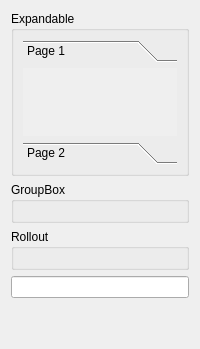
      <widget class="QWidget" name="tab_28">
       <attribute name="title">
        <string>Custom</string>
       </attribute>
       <layout class="QVBoxLayout" name="verticalLayout_22">
        <item>
         <widget class="QGroupBox" name="groupBox_17">
          <property name="title">
           <string>Expandable</string>
          </property>
          <property name="expandable" stdset="0">
           <bool>true</bool>
          </property>
          <layout class="QVBoxLayout" name="verticalLayout_23">
           <item>
            <widget class="QToolBox" name="toolBox">
             <property name="currentIndex">
              <number>0</number>
             </property>
             <widget class="QWidget" name="page">
              <property name="geometry">
               <rect>
                <x>0</x>
                <y>0</y>
                <width>981</width>
                <height>101</height>
               </rect>
              </property>
              <attribute name="label">
               <string>Page 1</string>
              </attribute>
             </widget>
             <widget class="QWidget" name="page_2">
              <property name="geometry">
               <rect>
                <x>0</x>
                <y>0</y>
                <width>96</width>
                <height>26</height>
               </rect>
              </property>
              <attribute name="label">
               <string>Page 2</string>
              </attribute>
             </widget>
            </widget>
           </item>
          </layout>
         </widget>
        </item>
        <item>
         <widget class="QGroupBox" name="groupBox_18">
          <property name="title">
           <string>GroupBox</string>
          </property>
          <property name="expandable" stdset="0">
           <bool>true</bool>
          </property>
          <layout class="QVBoxLayout" name="verticalLayout_24">
           <item>
            <widget class="QStackedWidget" name="stackedWidget">
             <widget class="QWidget" name="page_3"/>
             <widget class="QWidget" name="page_4"/>
            </widget>
           </item>
          </layout>
         </widget>
        </item>
        <item>
         <widget class="QGroupBox" name="groupBox_19">
          <property name="title">
           <string>Rollout</string>
          </property>
          <property name="expandable" stdset="0">
           <bool>true</bool>
          </property>
          <layout class="QFormLayout" name="formLayout">
           <property name="fieldGrowthPolicy">
            <enum>QFormLayout::FieldsStayAtSizeHint</enum>
           </property>
           <property name="labelAlignment">
            <set>Qt::AlignRight|Qt::AlignTrailing|Qt::AlignVCenter</set>
           </property>
          </layout>
         </widget>
        </item>
        <item>
         <widget class="QFrame" name="thumbnail_frame">
          <property name="lineWidth">
           <number>0</number>
          </property>
          <layout class="QVBoxLayout" name="thumbnail_verticalLayout">
           <property name="spacing">
            <number>0</number>
           </property>
           <property name="leftMargin">
            <number>0</number>
           </property>
           <property name="topMargin">
            <number>0</number>
           </property>
           <property name="rightMargin">
            <number>0</number>
           </property>
           <property name="bottomMargin">
            <number>0</number>
           </property>
           <item>
            <widget class="QLineEdit" name="thumbnail_lineEdit">
             <property name="text">
              <string/>
             </property>
             <property name="xmlTag" stdset="0">
              <string>thumbnail</string>
             </property>
            </widget>
           </item>
          </layout>
         </widget>
        </item>
        <item>
         <spacer name="verticalSpacer">
          <property name="orientation">
           <enum>Qt::Vertical</enum>
          </property>
          <property name="sizeHint" stdset="0">
           <size>
            <width>20</width>
            <height>40</height>
           </size>
          </property>
         </spacer>
        </item>
       </layout>
      </widget>
